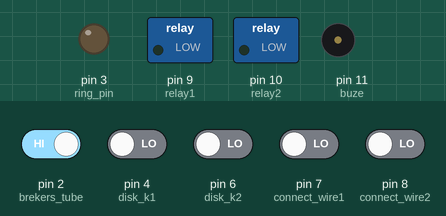
Recording of a sketch running on a simulated Arduino Uno, built with avr-gcc and run on an emulated ATmega328P. Parts: switched loads named in the sketch (green lamp = pin HIGH), output pins drawn as LEDs (lit = HIGH), buzzer (waves = sounding). Dashed ring = blinking. The test bench sets the inputs (shaded band); at power-on: pin 2 (brekers_tube) HIGH, pin 4 (disk_k1), pin 6 (disk_k2), pin 7 (connect_wire1), pin 8 (connect_wire2) LOW. What the sketch prints to the serial monitor is not drawn.

Above: at 1.2 s.
1.3 s: pin 7 (connect_wire1) driven HIGH
At 1.56 s:
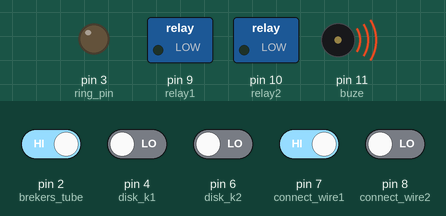
3.3 s: pin 2 (brekers_tube) driven LOW
At 3.46 s:
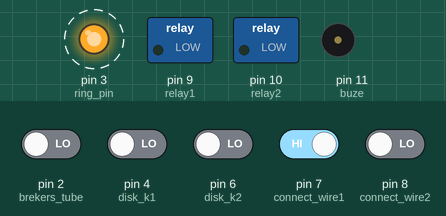
6.3 s: pin 2 (brekers_tube) driven HIGH
At 6.3 s:
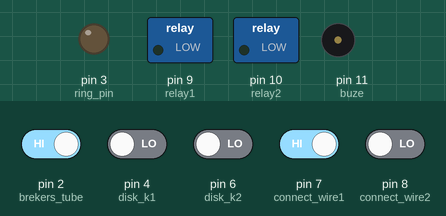
Timing chart, 0 to 9.3 s (numbered marks = the images above; inputs shaded):
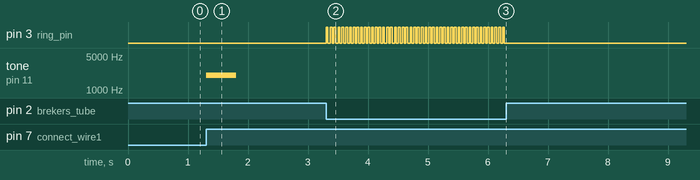

The sketch:

quest_v3.ino
```cpp
#include <math.h>
#include <Bounce.h>
          //телефон
          //disk_dialer
          int tmp;
          int disk_k1 = 4; //контакт імпульсів номеронабирача - жовтий
          int disk_k2 = 6; //шунт, контакт сигнала початку вводу - синій
          byte count = 0;
          Bounce num = Bounce(disk_k1, 5);
          Bounce flag = Bounce(disk_k2, 5);
          //disk_dialer
          #define brekers_tube 2
          #define ring_pin 3
          bool state_ring=false, relay1_state=false;
          //телефон
          String dialed_number="";

          String key_number="5094";

          int short_pause=0,long_pause=3000, short_ring=30,long_ring=80;//pause-перерва після (number_ring) дзвінків, ring-перерва між ударами
          byte number_ring=50,count_ring=number_ring;
          unsigned long last_ring=0;
          unsigned long last_ring_pause=0;
          bool flag_ring=false;

          //реле
          #define relay1 9
          #define relay2 10
          //реле
          #define connect_wire1 7
          #define connect_wire2 8
          //буззер
          bool flag_buzzer[3];
          int buze = 11;
          unsigned long last_high_buzzer =0;
          //буззер
void setup()
{
          //телефон
          //disk_dialer
          pinMode(disk_k1, INPUT);
          pinMode(disk_k2, INPUT);
          Serial.begin(57600);
          //disk_dialer
          pinMode(brekers_tube, INPUT);
          pinMode(ring_pin,OUTPUT);
          digitalWrite(ring_pin,LOW);
          //телефон

          //реле
          pinMode(relay1,OUTPUT);
          digitalWrite(relay1,relay1_state);
          pinMode(relay2,OUTPUT);
          digitalWrite(relay2,LOW);
          //реле

          //буззер
          pinMode(buze,OUTPUT);
          digitalWrite(buze,LOW);
          //буззер
}

void loop()
{
 disk_dialer();
 if (digitalRead(connect_wire1)==1)//connect_wire1)==1
 {   flag_buzzer[0]=buzzer(flag_buzzer[0]);
     if ((key_number==dialed_number)&&(flag_ring==false))
     {

          for (int i=0; i <= 1000; i++)
          {
               //if (digitalRead(brekers_tube)==0)
               ringer(long_ring,short_pause);
               Serial.println("Ring");
          }
          flag_ring=true;
          digitalWrite(ring_pin, LOW);
          relay1_state=true;
          digitalWrite(relay1,relay1_state);
          flag_buzzer[1]=buzzer(flag_buzzer[1]);
     }
     else if ((digitalRead(brekers_tube)==0)&&(flag_ring==false))
     {
        ringer(short_ring,long_pause);
     }
     else
     {
        digitalWrite(ring_pin, LOW);
     }
 }
 if ((digitalRead(connect_wire2)==1)&&(relay1_state==true)) //connect_wire2)==1
 {
    digitalWrite(relay2,HIGH);
    flag_buzzer[2]=buzzer(flag_buzzer[2]);

 }
 Serial.print("digitalRead(brekers_tube)=");
 Serial.println(digitalRead(brekers_tube));
 Serial.print("dialed_number-");
 Serial.println(dialed_number);

//Serial.print("digitalRead(connect_wire1)");
 //Serial.println(digitalRead(connect_wire1));
}

void disk_dialer()
{
   if (digitalRead(brekers_tube)==1)
   {
      if ( num.update() )
      {
          if (num.read() == HIGH)
          {
            count++;
          }
      }

      if ( flag.update() )
      {

        if (flag.read() == HIGH)
        {
            count=0;
        }
        else
        {
          if ((count)!=0)
          {
          if ((count)==10) count=0;
          dialed_number+=String(count);
          }
        }

      }
    }
    else
    {
      dialed_number="";
    }

}
void ringer(int interval_ring,int interval_pause)//pause-перерва після (number_ring) дзвінків, ring-перерва між ударами
{
      if (number_ring>0)
      {
        if (abs(millis()-last_ring)>=interval_ring)
        {
          state_ring=!state_ring;
          digitalWrite(ring_pin, state_ring);
          last_ring=millis();
          number_ring-=1;
        }
      }
      else if(abs(millis()-last_ring_pause)>=interval_pause)//interval
      {
      /*Serial.print(millis());
        Serial.print("-");
        Serial.print(last_ring_pause);
        Serial.print("=");
        Serial.println(abs(millis()-last_ring_pause));
      */
        number_ring=count_ring;
        last_ring_pause=millis();
        Serial.println("number_ring=count_ring;");
      }
}

bool buzzer(bool flag_buzzer)
{
 /* if (abs(millis()-last_high_buzzer)>=100)
  {
    digitalWrite(buze,HIGH);
    flag_buzzer=true;
  /*Serial.print(millis());
    Serial.print("-");
    Serial.print(last_high_buzzer);
    Serial.print("=");
    Serial.println(abs(millis()-last_high_buzzer));
  */
  //}
  /*
  else if (flag_buzzer==false)
  {
    digitalWrite(buze,LOW);
    flag_buzzer=true;
    last_high_buzzer=millis();
     //Serial.print("=");
    //Serial.println(flag_buzzer);

  }*/
  if (flag_buzzer==false)
  {
  tone(buze,2000,500);
  flag_buzzer=true;
  }
return flag_buzzer;
}
```

Measured:
- after the input at 1.3 s, tone on pin 11 (buze): silent → 2000 Hz at once, → silent 0.50 s later
- after the input at 3.3 s, pin 3 (ring_pin): alternates HIGH for 0.03 s and LOW for 0.03 s, starting at once
- after the input at 6.3 s, pin 3 (ring_pin): stops changing and stays LOW
